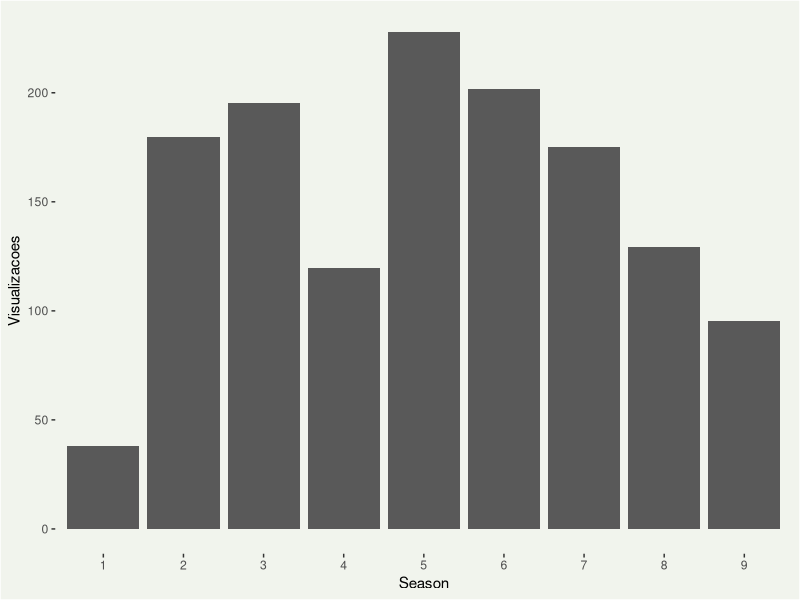
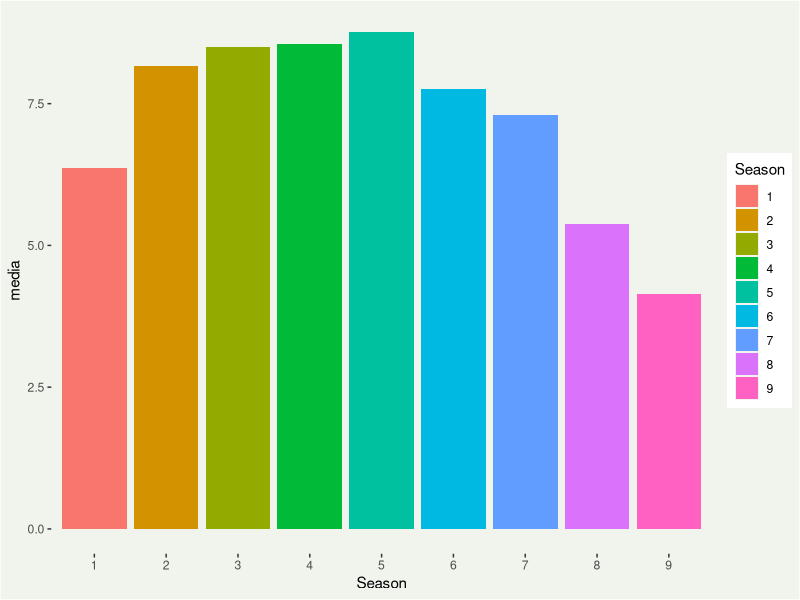
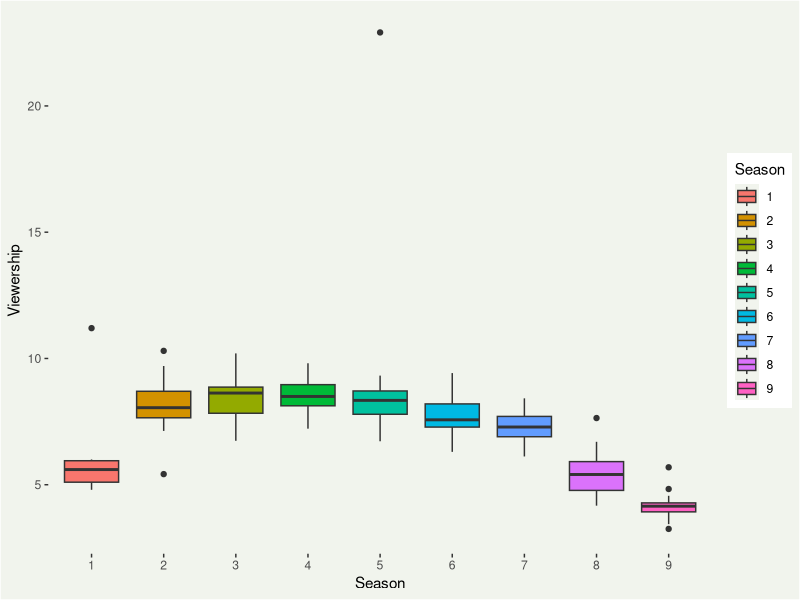
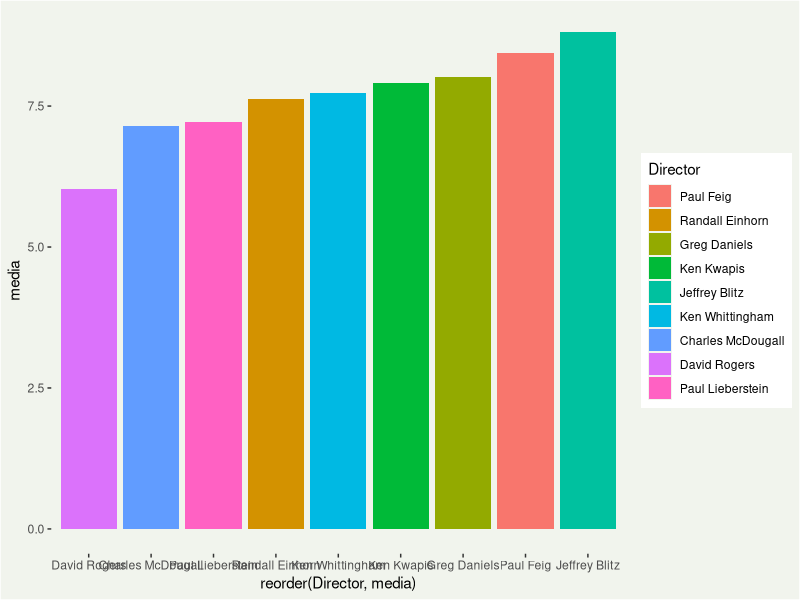
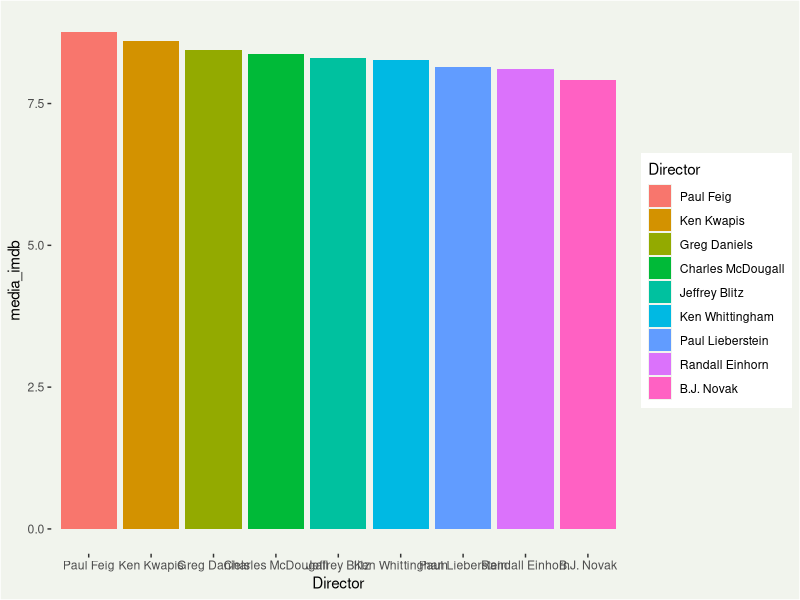
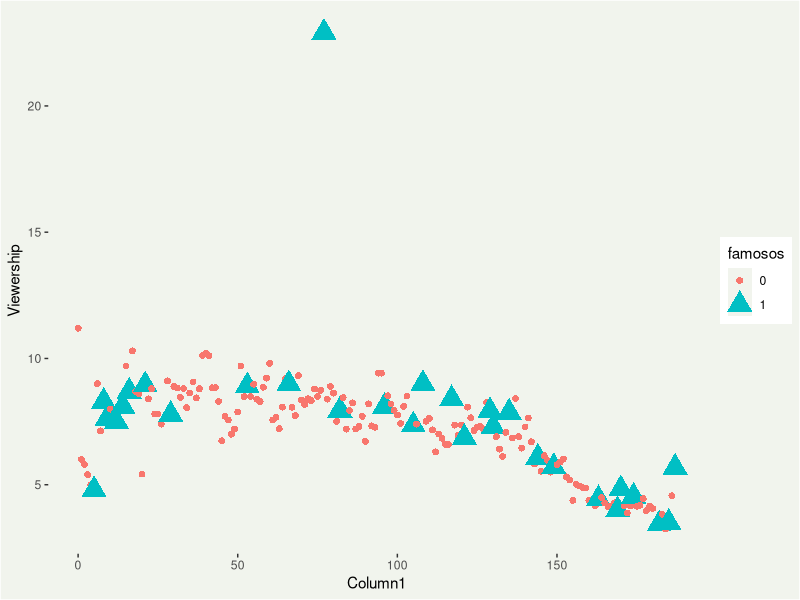
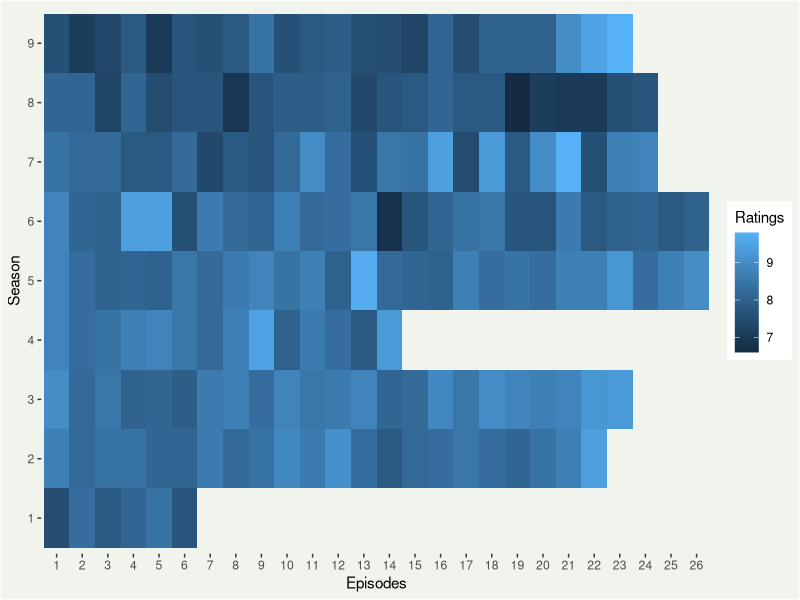
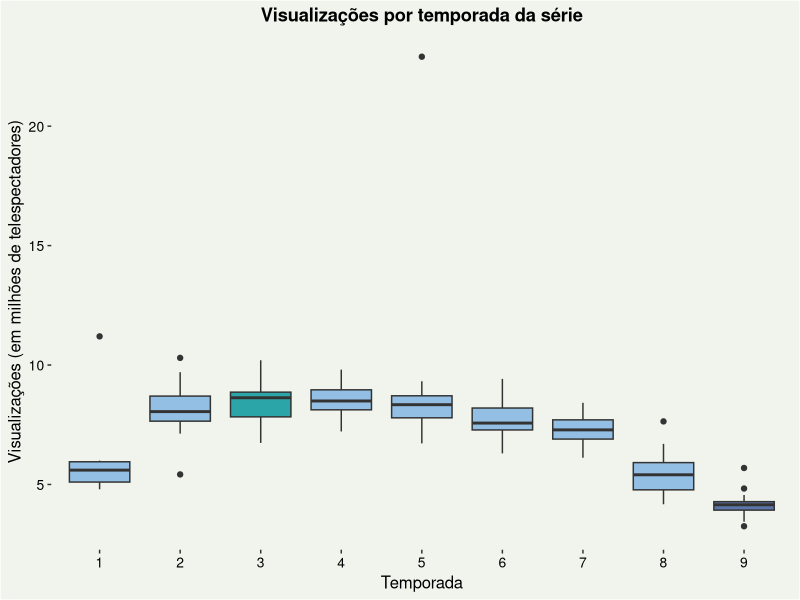

Generate these figures, in order, with R:
## ---- chunk 1
Sys.setlocale("LC_CTYPE", "pt_BR.UTF-8")
if (!require("tidyverse")) install.packages("tidyverse", repos = "http://cran.us.r-project.org")
if (!require("dplyr")) install.packages("dplyr", repos = "http://cran.us.r-project.org")
if (!require("lubridate")) install.packages("lubridate", repos = "http://cran.us.r-project.org")
if (!require("svglite")) install.packages("svglite", repos = "http://cran.us.r-project.org")
library(tidyverse)
library(dplyr)
library(lubridate)
library(svglite)
custom_theme <- theme_bw() + theme(panel.grid = element_blank(), 
                                   plot.title = element_text(hjust = 0.5, face = "bold"),
                                   plot.background = element_rect(fill = "#F1F4ED"),
                                   panel.background = element_rect(fill = "#F1F4ED"),
                                   panel.border = element_blank())
theme_set(custom_theme)
## ---- chunk 2
theofficedf <- read.csv("the_office_series.csv", sep = ";")
## ---- chunk 3
colnames(theofficedf)
## ---- chunk 4
theofficedf$Date <- format(dmy(theofficedf$Date), "%d/%m/%Y")
theofficedf$Episodes <- factor(theofficedf$Episodes, levels = unique(theofficedf$Episodes))
theofficedf$Season <- factor(theofficedf$Season, levels = unique(theofficedf$Season))
## ---- chunk 5
por_temp <- theofficedf %>% 
  group_by(Season) %>% summarise(Visualizacoes = sum(Viewership), media= mean(Viewership))
por_temp
## ---- chunk 6
graf_visu_por_temp <- ggplot(por_temp, aes(x = Season, y = Visualizacoes)) + geom_col()
graf_visu_por_temp 
## ---- chunk 7
graf_media_visu_por_temp <- ggplot(por_temp, aes(x = Season, y = media, fill = Season)) + geom_col()
graf_media_visu_por_temp
## ---- chunk 8
theofficedf$Season <- as.character(theofficedf$Season)
graf_visu_por_ep <- ggplot(theofficedf, aes(x = Season, y = Viewership, fill = Season)) + geom_boxplot()
graf_visu_por_ep 
## ---- chunk 9
por_dir <- theofficedf %>% 
  group_by(Director) %>% 
  summarise(Visualizacoes = sum(Viewership), numero = n()) %>% 
  arrange(desc(Visualizacoes)) %>% 
  head(9) %>% 
  arrange(desc(Visualizacoes)) %>% 
  mutate(Director = reorder(Director, -Visualizacoes, FUN = max))
por_dir$media <- por_dir$Visualizacoes/por_dir$numero
por_dir <- arrange(por_dir, desc(media))
por_dir
## ---- chunk 10
graf_dire_por_ep <- ggplot(por_dir, aes(x = reorder(Director, media), y = media, fill = Director)) + geom_col()

graf_dire_por_ep 
## ---- chunk 11
por_imdb <- theofficedf %>%
  group_by(Director) %>%
  summarise(quant_ep = n(), media_imdb = mean(Ratings)) %>%
  filter(quant_ep > 4) %>%
  arrange(desc(media_imdb)) %>%
  head(10) %>%
  mutate(Director = reorder(Director, -media_imdb, FUN = max))
por_imdb <- por_imdb[-7, ]

por_imdb
## ---- chunk 12
graf_por_IMDB <- ggplot(por_imdb, aes(x=Director, y=media_imdb, fill = Director)) + geom_col()
graf_por_IMDB
## ---- chunk 13
theofficedf$famosos <- ifelse(theofficedf$GuestStars == "", 0, 1)
theofficedf$famosos
## ---- chunk 14
theofficedf$famosos <- factor(theofficedf$famosos, levels = unique(theofficedf$famosos))

graf_disp_visu <- ggplot(theofficedf, aes(x = Column1, y = Viewership, color = famosos)) + geom_point(aes(shape = famosos, size = famosos))
graf_disp_visu
## ---- chunk 15
heatmap <- ggplot(theofficedf, aes(x = Episodes, y=Season, fill=Ratings)) + geom_bin2d()
heatmap
## ---- chunk 16
cores <- c("#F1F4ED", "#FFAB3B", "#425573", "#5C76A9", "#93BFE4", "#4CD2ED", "#9B6A4C", "#516D5B", "#BC3F47", "#2BA5A8")
## ---- chunk 17
graf_boxplot <- graf_visu_por_ep + 
  scale_fill_manual(values = c("#93BFE4", "#93BFE4", "#2BA5A8" , "#93BFE4", "#93BFE4", "#93BFE4", "#93BFE4", "#93BFE4",  "#5C76A9")) +
  guides(fill = "none") +
  labs(x = "Temporada", 
       y = "Visualizações (em milhões de telespectadores)", 
       title = "Visualizações por temporada da série")+
  theme(axis.text = element_text(color = "black", size = 10),
        axis.title = element_text(color = "black", size = 12))
graf_boxplot
## ---- chunk 18
graf_colunas_visu <- graf_media_visu_por_temp + 
  labs(x = "Temporada", 
       y = "Média de visualizações (em milhões)", 
       title = "Média de visualizações ao longo das temporadas de The Office") +
  geom_hline(yintercept = 5, color = "red") +
  scale_fill_manual(values = c("#93BFE4", "#93BFE4", "#93BFE4" , "#93BFE4", "#5C76A9", "#93BFE4", "#93BFE4", "#93BFE4",  "#5C76A9")) +
  guides(fill = "none") +
  theme(axis.text = element_text(color = "black", size = 10),
        axis.title = element_text(color = "black", size = 12))
graf_colunas_visu
## ---- chunk 19
graf_barras_media <- graf_dire_por_ep + 
  scale_fill_manual(values = c( "#BC3F47","#778FD2","#778FD2","#778FD2","#778FD2","#778FD2","#778FD2","#778FD2", "#778FD2")) + 
  guides(fill = "none") +
  coord_flip(ylim = c(5,9)) +
  labs(y = "Média de visualização (em milhões)", x = "Diretores dos filmes", title = "Media de visualização por episódio dirigido", caption = "Apenas diretores com mais de 5 episódios foram considerados") +
  theme(axis.text = element_text(color = "black", size = 10),
        axis.title = element_text(color = "black", size = 12))
graf_barras_media
## ---- chunk 20
graf_barras_IMDB <- graf_por_IMDB + 
  scale_fill_manual(values = c( "#BC3F47","#778FD2","#778FD2","#778FD2","#778FD2","#778FD2","#778FD2","#778FD2", "#778FD2"))  + 
  coord_flip(ylim = c(7.5,9)) +
  labs(y = "Média de rating IMDB", x = "Diretores", title = "Média de Rating do IMDB por diretor", caption = "Apenas diretores com mais de 5 episódios foram considerados") + 
  guides(fill = "none") +
  theme(axis.text = element_text(color = "black", size = 10),
        axis.title = element_text(color = "black", size = 12))
graf_barras_IMDB
## ---- chunk 21
guest_stars <- graf_disp_visu + 
  scale_shape_manual(values = c(19,18)) + 
  scale_size_manual(values = c(1.5,3)) +
  scale_color_manual(values = c("#516D5B", "#9B6A4C"), labels = c("sim", "não")) +
  labs(x = "Número do episódio", y = "Quantidade de telespectadores", title = "Como se deu a distribuição de Telespectadores a cada episódio?", color = "Houve convidados especiais?") +
  annotate(geom = "rect",  ymin = 21, ymax = 25, xmin = 60, xmax = 95, fill = "#FFAB3B", alpha = 0.5) +
  guides(shape = "none", size = "none") +
  theme(legend.position = "bottom",
        axis.text = element_text(color = "black", size = 10),
        axis.title = element_text(color = "black", size = 12))
guest_stars
## ---- chunk 22
heatmap <- ggplot(theofficedf, aes(x = Episodes, y=Season, fill=Ratings)) + geom_bin2d(binwidth = c(0.8, 0.8)) +
  scale_fill_viridis_c() + 
  geom_text(aes(label = Ratings), color = "white", size = 5, show.legend = FALSE) +
  labs(x = "Episódios", y = "Temporada", title = "Notas do IMDB") +
  guides(fill = "none") +
  theme(panel.border = element_blank(),
        plot.background = element_rect(fill = "#F1F4ED"),
        panel.background = element_rect(fill = "#F1F4ED"),
        axis.text = element_text(color = "black", size = 10),
        axis.title = element_text(color = "black", size = 12))
  
heatmap
